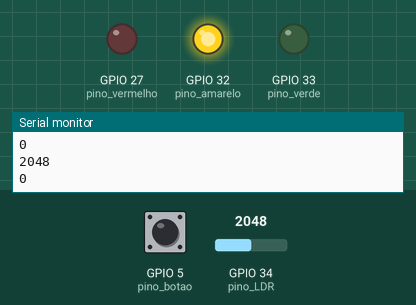
Simulated run of this sketch. Board: ESP32. Shown: output pins drawn as LEDs (lit = HIGH), the last lines printed to the serial monitor. Dashed ring = blinking. Inputs (shaded band) come from the test bench; at power-on: GPIO 34 (pino_LDR) = 2048, GPIO 5 (pino_botao) LOW.

Above: at 3.8 s.
3.9 s: GPIO 34 (pino_LDR) set to 525
At 5.7 s:
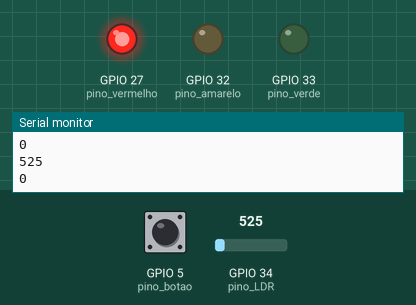
11.5 s: GPIO 34 (pino_LDR) set to 470
At 14.8 s:
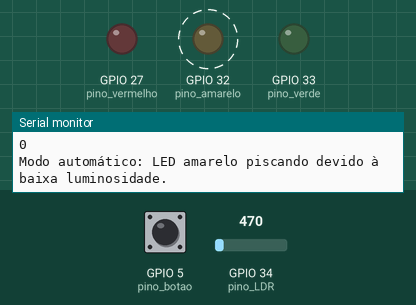
Timing chart, 0 to 25.7 s (numbered marks = the images above; inputs shaded):
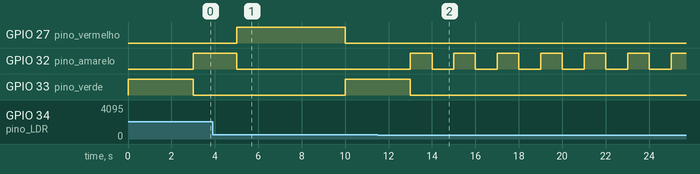

Measured:
- the behaviour switches between 500 and 499 on GPIO 34 (pino_LDR) (found by bisection; images 1 and 2)
- after the input at 11.5 s, GPIO 27 (pino_vermelho): stays LOW (without the input it goes to HIGH after 3.5 s); GPIO 32 (pino_amarelo): alternates HIGH for 1.0 s and LOW for 1.0 s, starting after 2.5 s; GPIO 33 (pino_verde): goes on until 13.0 s, then stays LOW

The sketch:

sketch.ino
```cpp
// Definição dos pinos e variáveis
#define pino_LDR 34          // Pino do sensor LDR no ESP32
#define pino_botao 5 // Pino para o botão
#define pino_vermelho 27          // Pino do LED vermelho
#define pino_amarelo 32       // Pino do LED amarelo
#define pino_verde 33        // Pino do LED verde
#define limite 500       // Limite de luminosidade para ativar o modo noturno

int estado_LED = 0;  // Estado atual da sequência dos LEDs
unsigned long intervalo = 5000; // Intervalo de 5s para o LED vermelho ficar ligado
unsigned long antigoMillis = 0;

unsigned long tempoDeDebounce = 50;

bool estadoBotao = digitalRead(pino_botao);

// Função de configuração
void setup() {
  Serial.begin(115200);

  // Define os pinos dos LEDs e do LDR
  pinMode(pino_LDR, INPUT); // Define o pino do sensor de luminosidade como uma ENTRADA
  pinMode(pino_botao, INPUT_PULLDOWN); // Define o pino do botão
  pinMode(pino_vermelho, OUTPUT); // Define o pino do LED vermelho como uma SAÍDA
  pinMode(pino_amarelo, OUTPUT); // Define o pino do LED amarelo como uma SAÍDA
  pinMode(pino_verde, OUTPUT); // Define o pino do LED verde como uma SAÍDA
}

void controlarLEDs(int valor_LDR) {
    if (valor_LDR < limite) {
    Serial.println("Modo automático: LED amarelo piscando devido à baixa luminosidade.");
    digitalWrite(pino_vermelho, LOW);
    digitalWrite(pino_amarelo, HIGH); // Acende o LED amarelo
    digitalWrite(pino_verde, LOW);
    delay(1000);
    digitalWrite(pino_amarelo, LOW); // Desliga o LED amarelo
    delay(1000);
  }
  else{
    switch (estado_LED) {
      case 0: // LED verde aceso e os outros apagados
        digitalWrite(pino_vermelho, LOW);
        digitalWrite(pino_amarelo, LOW);
        digitalWrite(pino_verde, HIGH);
        delay(3000); // Intervalo de 3s para o led verde ficar aceso
        estado_LED = 1;
        break;
      case 1: // LED amarelo aceso e os outros apagados
        digitalWrite(pino_vermelho, LOW);
        digitalWrite(pino_amarelo, HIGH);
        digitalWrite(pino_verde, LOW);
        delay(2000); // Intervalo de 2s para o led amarelo ficar aceso
        estado_LED = 2;
        break;
      case 2: // LED vermelho aceso e os outros apagados
        // Alterna entre os LEDs em sequência
        //unsigned long millisAtual = millis();
        digitalWrite(pino_vermelho, HIGH);
        digitalWrite(pino_amarelo, LOW);
        digitalWrite(pino_verde, LOW);
        delay(5000);
        //if (millisAtual - antigoMillis >= intervalo){
          //antigoMillis = millisAtual;// Intervalo de 5s para o led vermelho ficar aceso
          //if((millis() - antigoMillis) > tempoDeDebounce){
            //if(estadoBotao == 1){
              //delay(1000); //Espera um segundo para ligar o sinal verde
              //digitalWrite(pino_vermelho, LOW); //Desliga sinal vermelho
              //digitalWrite(pino_amarelo, LOW);
              //digitalWrite(pino_verde, HIGH); // Liga sinal verde
            //} else{
              //digitalWrite(pino_vermelho, HIGH); //Mantém o sinal vermelho ligado
              //digitalWrite(pino_amarelo, LOW);
              //digitalWrite(pino_verde, LOW); //
              //delay(5000);
            //}
            //antigoMillis = millis();
          //}
        //}
        estado_LED = 0;
        break;
    }
  }
}

// Função principal de execução contínua
void loop() {
  // Lê o valor do LDR
  int valor_LDR = analogRead(pino_LDR);
  estadoBotao = digitalRead(pino_botao);
  Serial.println(valor_LDR);
  Serial.println(estadoBotao);

  // Controla os LEDs
  controlarLEDs(valor_LDR);
}
```
